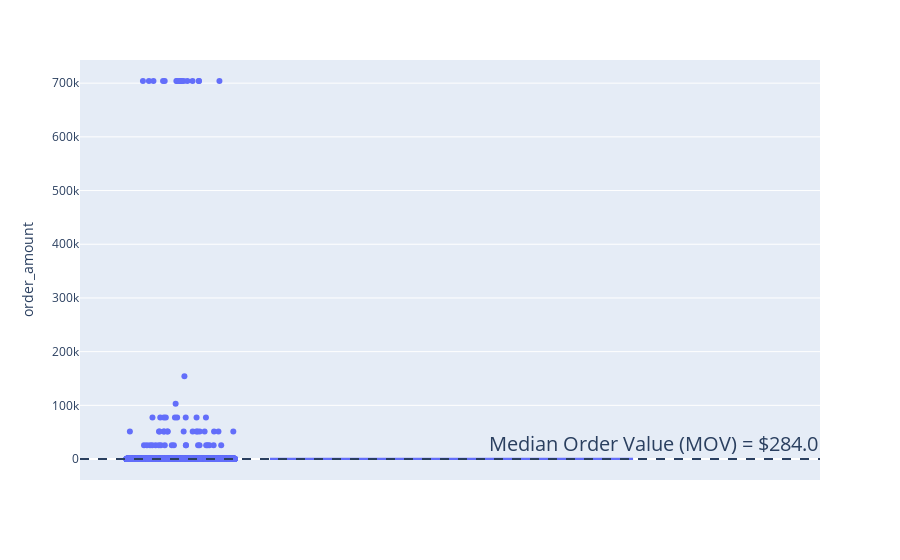

The code cell stored with this chart in its notebook:
### Markdown cell above
The Average Order Value is $3145.128!! It's obvious that the AOV is over-exaggerated because of stores 42 and 78. 

An approach to get better estimates of central tendancy is by using the Median or Mode. These estimates do not get influenced by extreme outliers.

In the (extremely compressed) boxplot below we can see that the Median Order Value is $284.

<i>Hover over the visual to view quartiles</i>

### Code cell
full_mov = exp_data['order_amount'].median()

print(f'The Median Order Value (MOV) is ${round(full_mov,3)}')

fig5 = px.box(exp_data, y ='order_amount', points= 'all')
fig5.add_hline(y=full_mov, line_dash="dash", annotation_text= f'Median Order Value (MOV) = ${full_mov}', annotation_position="top right", annotation=dict(font_size=20))
fig5.show()

### Figure 1 — Plotly figure (JSON) as saved in the notebook; plotly's stock layout.template omitted (floating-point values rounded to 4 significant figures; data arrays with more than 128 entries replaced by an {"elided": "..."} marker saying what was removed)
{"data": [{"alignmentgroup": "True", "boxpoints": "all", "hovertemplate": "order_amount=%{y}<extra></extra>", "legendgroup": "", "marker": {"color": "#636efa"}, "name": "", "notched": false, "offsetgroup": "", "orientation": "v", "showlegend": false, "type": "box", "x0": " ", "xaxis": "x", "y": {"elided": "5000 int values"}, "y0": " ", "yaxis": "y"}], "layout": {"annotations": [{"font": {"size": 20}, "showarrow": false, "text": "Median Order Value (MOV) = $284.0", "x": 1, "xanchor": "right", "xref": "x domain", "y": 284, "yanchor": "bottom", "yref": "y"}], "boxmode": "group", "legend": {"tracegroupgap": 0}, "margin": {"t": 60}, "shapes": [{"line": {"dash": "dash"}, "type": "line", "x0": 0, "x1": 1, "xref": "x domain", "y0": 284, "y1": 284, "yref": "y"}], "xaxis": {"anchor": "y", "domain": [0, 1]}, "yaxis": {"anchor": "x", "domain": [0, 1], "title": {"text": "order_amount"}}}}
